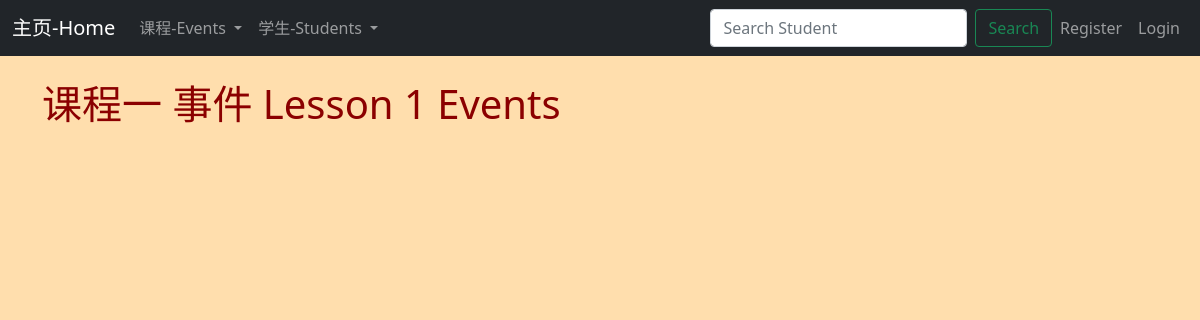
The app's page /events/lesson-one, older data.
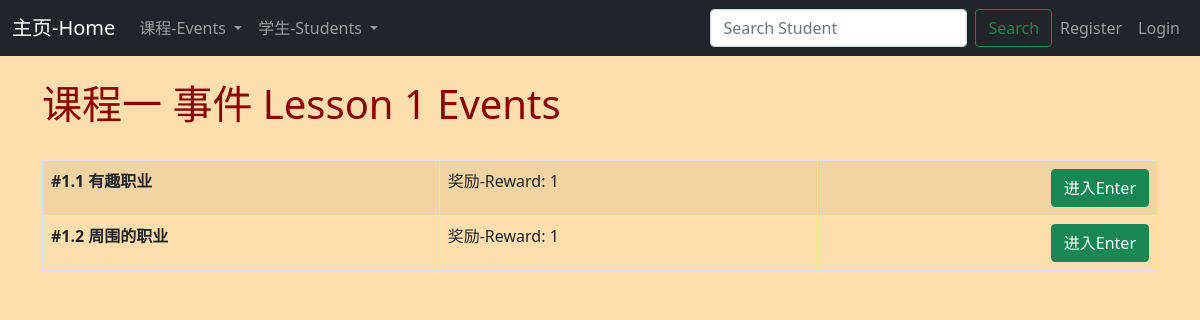
The same page, newer data.
### events/models.py (models this page shows, shortened)
class Event(models.Model):
	name = models.CharField('Event Name', max_length=120 )
	description = models.TextField(blank = True)
	lesson = models.IntegerField("Lesson Number", blank=False)
	reward = models.IntegerField("Badge",blank=False, default="1")

### events/views.py (the view)
# urls.py: path('events/lesson-one', views.lesson_one, name = 'lesson-one'),
def lesson_one(request):
	event_list = Event.objects.all()
	return render(request,
		'events/lesson_one.html', {
		'event_list' : event_list
		})

### events/templates/events/lesson_one.html (shortened to what this page needs)
{% extends 'events/base.html' %}
{% block content %}
<head>
</head>
	<h1> 课程一 事件 Lesson 1 Events </h1>
<br/>
<table class="table table-striped table-hover table-bordered ">
{% for event in event_list %}
{% if event.lesson == 1 %}
        	<tr>
    			<td>
    				<strong>{{ event.name }}</strong>
    			</td>
    			<td>
    				奖励-Reward: {{ event.reward }}
    			</td>
    			<td>
    					<a href=" {% url 'show-event' event.id %}">
    					<input type = "submit" value = "进入Enter" class = "btn btn-success" style="float: right;"></a>
    			</td>
    		</tr>
{% endif %}
{% endfor %}
</table>
<br/>
{% endblock %}

Row changes from the older to the newer data that the page shows:
added Event: name "#1.1 有趣职业", reward "1"
now on this page (row edited): Event: name "#1.2 周围的职业", reward "1"
